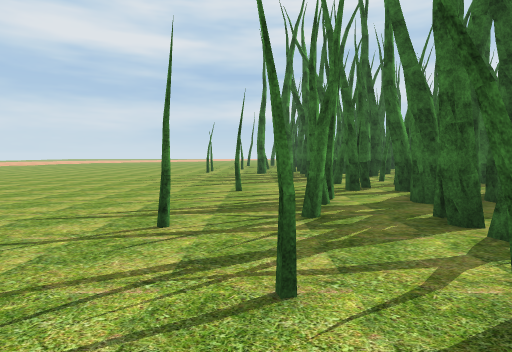
[1] (above)

24 first-person views from a walk through a 3-D level made in the Unity game engine. The camera is 1.4 m above the floor, tilts 4° down and sees 80° across. The floor is counted in squares, 2 m on a side. Each view is taken from the middle of a square. On the plan, view 1 faces up. The plan holds only what a view shows up to about 10 squares ahead; the rest is blank. The place goes on beyond the plan. Some surface patterns are stand-ins.

[2]
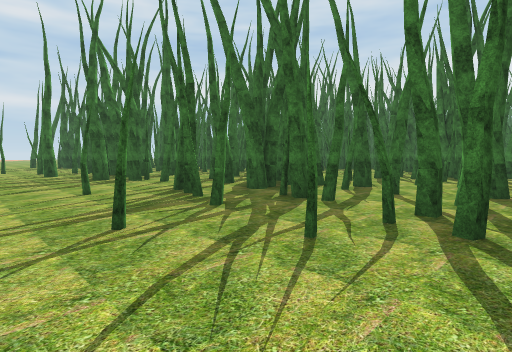

[3]
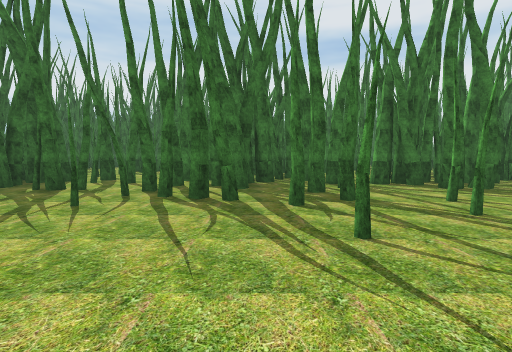

[4]
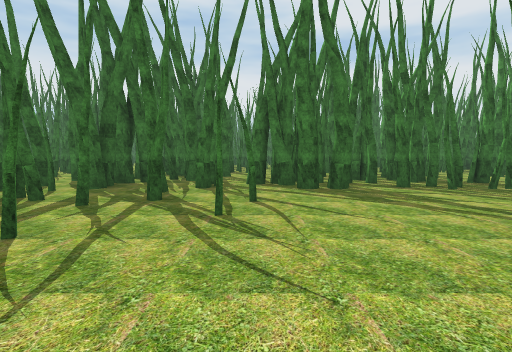

[5]
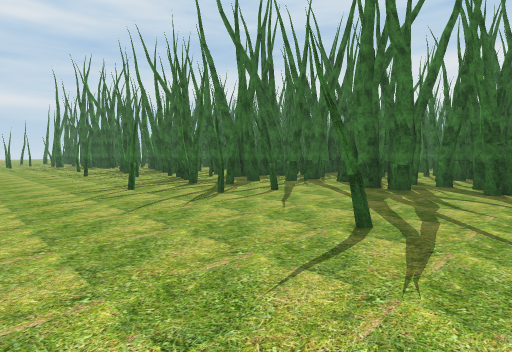

[6]
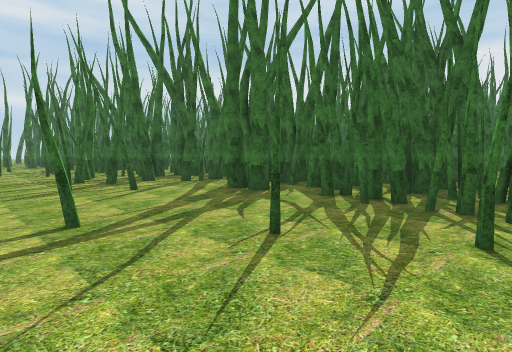

[7]
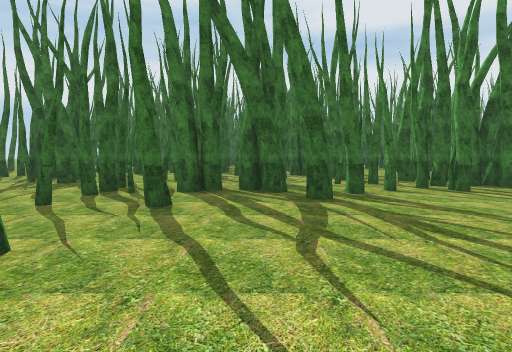

[8]
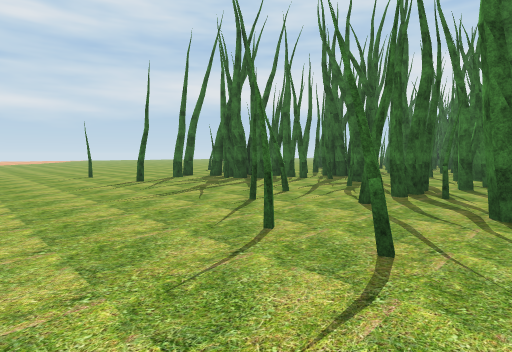

[9]
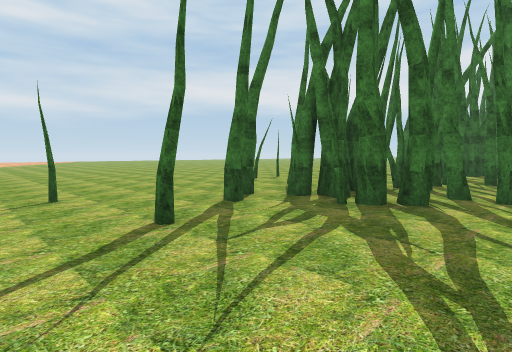

[10]
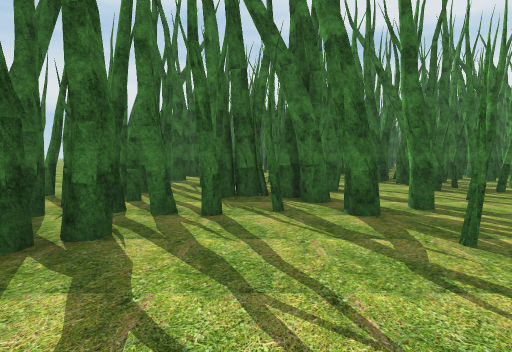

[11]
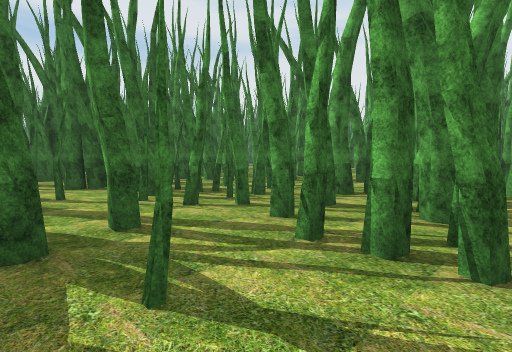

[12]
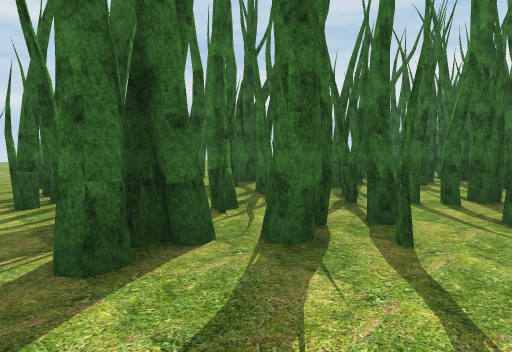

[13]
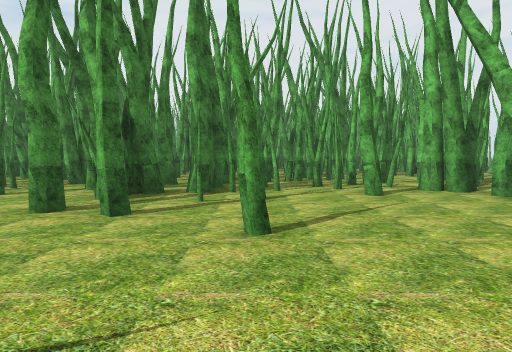

[14]
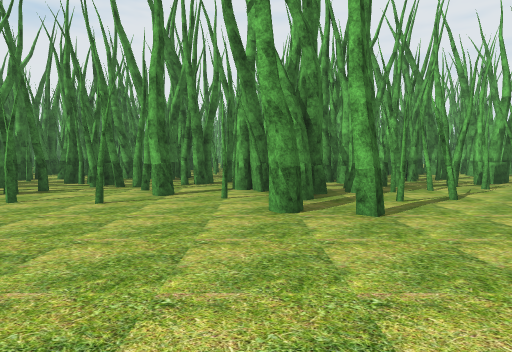

[15]
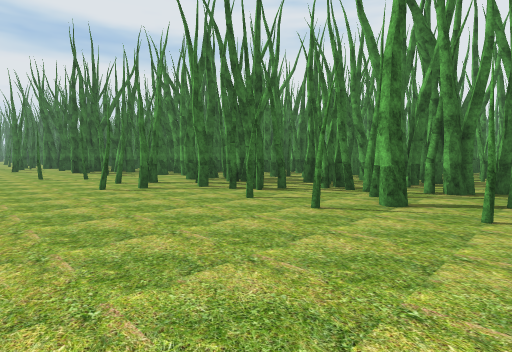

[16]
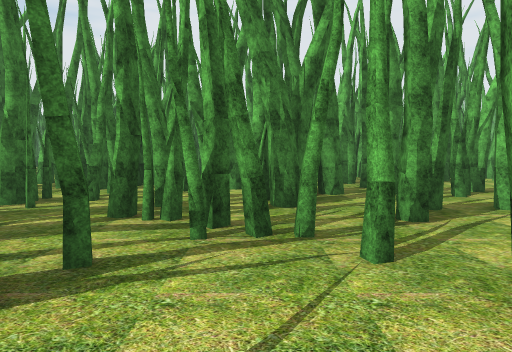

[17]
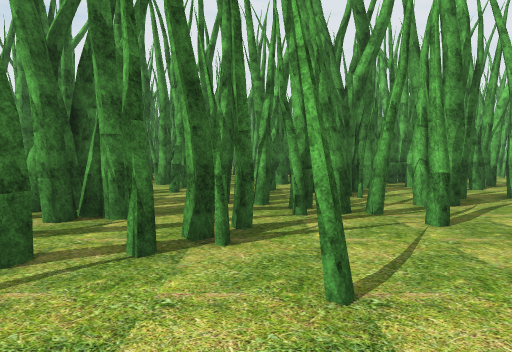

[18]
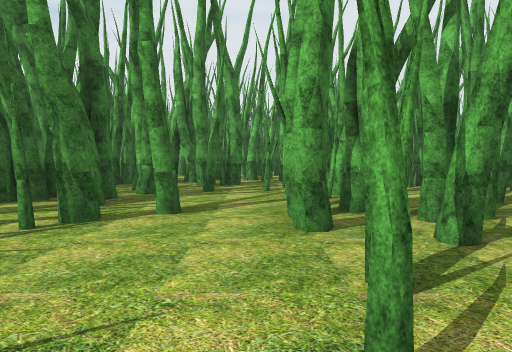

[19]
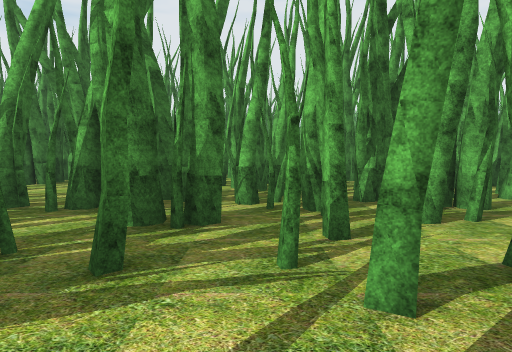

[20]
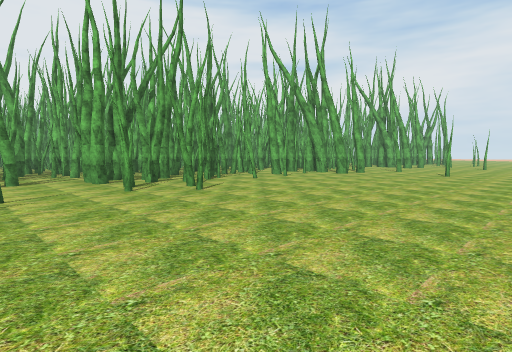

[21]
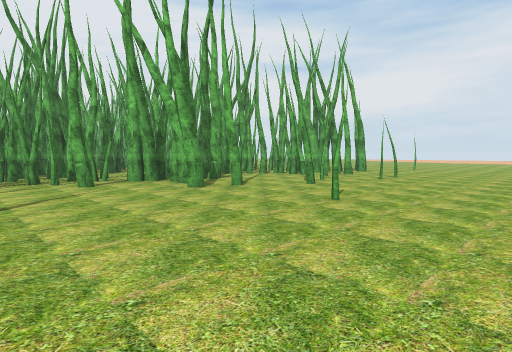

[22]
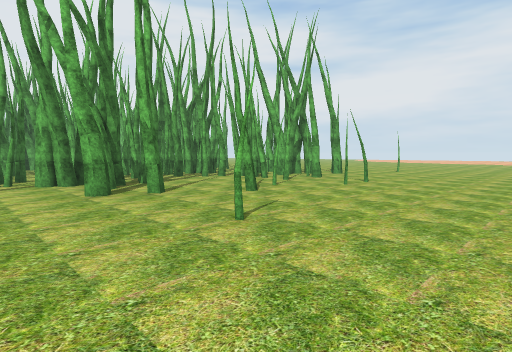

[23]
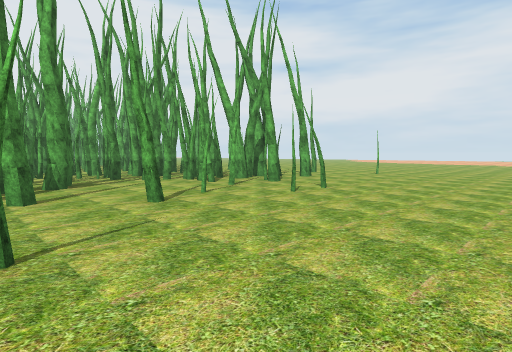

[24]
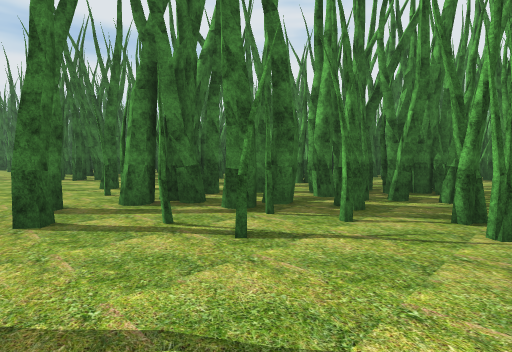

### Floor plan
Key: @ floor where view 1 was taken; # wall or solid block; x gap in a wall; . floor; O other object.
Columns run from 4 left of view 1 to 27 right of it. Each row starts with its distance up from view 1.
 26    ....  ..........       ......
 25  ...............................
 24  ...............................
 23  ...............................
 22  ...........O...................
 21  .......O....O....O.............
 20  .....O.#O....O.....OO.....O.O..
 19  ...OxOO#O..OOO.O.O#OO.O.OOOO...
 18  .....#OOOO.# O.x.##OO.O.OOOO..O
 17  .....OOOO OOO OOOOOO OOOOOOO.OO
 16 ........OOOOOOOO#OO# OOOOO OO...
 15 ....#...OOOOO.. OO#OOOOOOOOO OOO
 14 ........O.OO O# O.OOO#OOOOOOOOO
 13 ....OOO..OOOOO OOOO  OO O #OOOOO
 12 ..O...#OO.OOOO   OO#O#OOOOOOOOOO
 11 ....O.#OOOO O    OOOOO O O O O#O
 10 ......OO#O#OOO   O#  OOOO OO OOO
  9 .....##O  OOOOO   O       OOOO.
  8 ......OO OO O O              OO
  7 .......O OOO                  O
  6 ......OO##
  5 .....O.OO  O
  4 .....O..#  OO
  3  ..#..O.OO ..O
  2  .......O.OO#O
  1  ....#OOO OO
  0  ...@O##OOO
 -1 .......OOOO
 -2  ...OOO OOO
 -3 .......OO O
 -4 ....O..OO O
 -5 ......#OOO.O
 -6 ......O OOOOOO
 -7 ...O...OOOO OO
 -8 ......OO#OOO OO
 -9   ....O #OO
-10   ....OOO O

Positions as (right, up) in squares from view 1, and headings:
1: (0, 0), facing up
2: (-2, 0), facing up-right
3: (-4, -1), facing right
4: (-4, -4), facing right
5: (-4, -8), facing up-right
6: (-2, -10), facing up-right
7: (-4, 10), facing right
8: (-4, 11), facing up-right
9: (-2, 16), facing up-right
10: (0, 16), facing right
11: (1, 15), facing down-right
12: (4, 13), facing up-right
13: (14, 24), facing down
14: (17, 24), facing down
15: (17, 23), facing down-right
16: (20, 20), facing down
17: (21, 21), facing down
18: (25, 21), facing down
19: (25, 17), facing down
20: (27, 26), facing down-left
21: (14, 26), facing down-left
22: (12, 26), facing down-left
23: (10, 26), facing down-left
24: (12, 21), facing down-right
